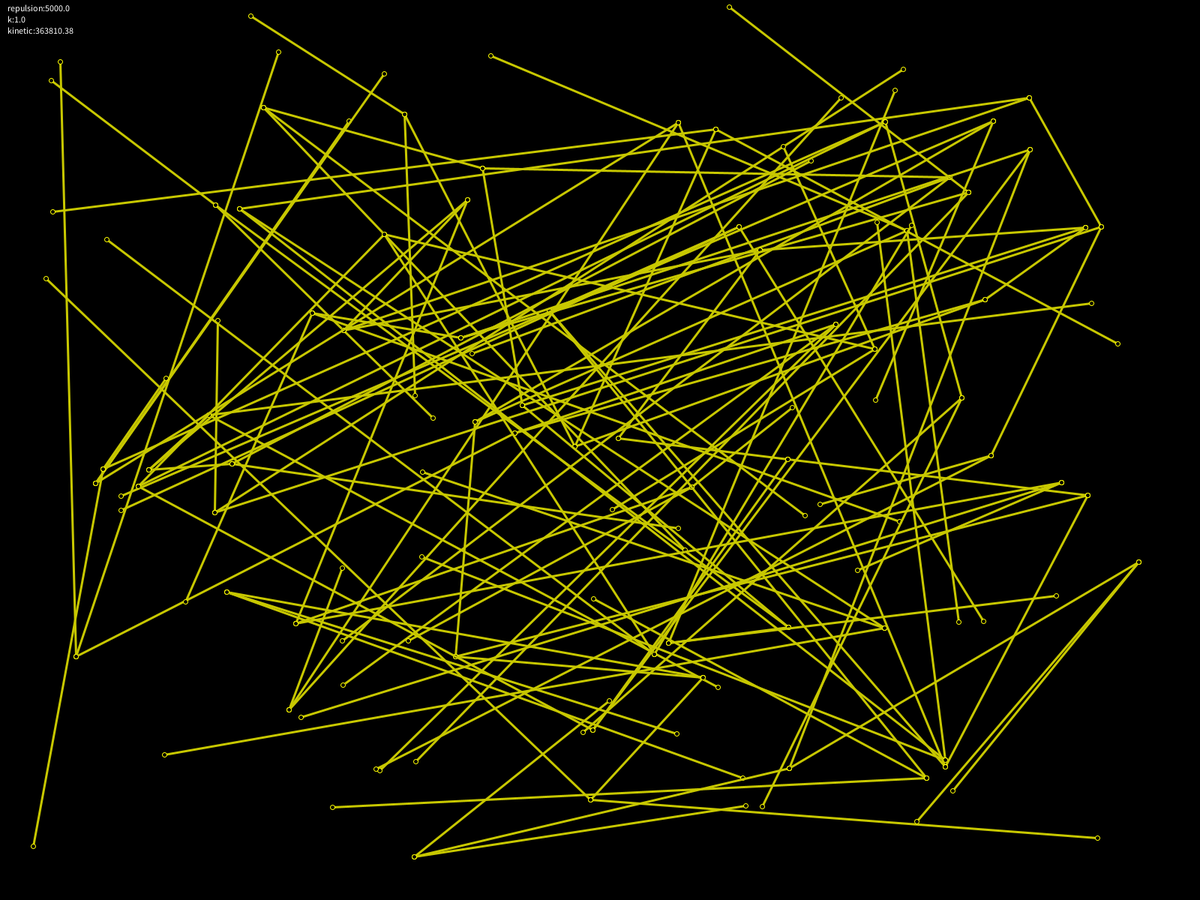
Frame 1 (no input)
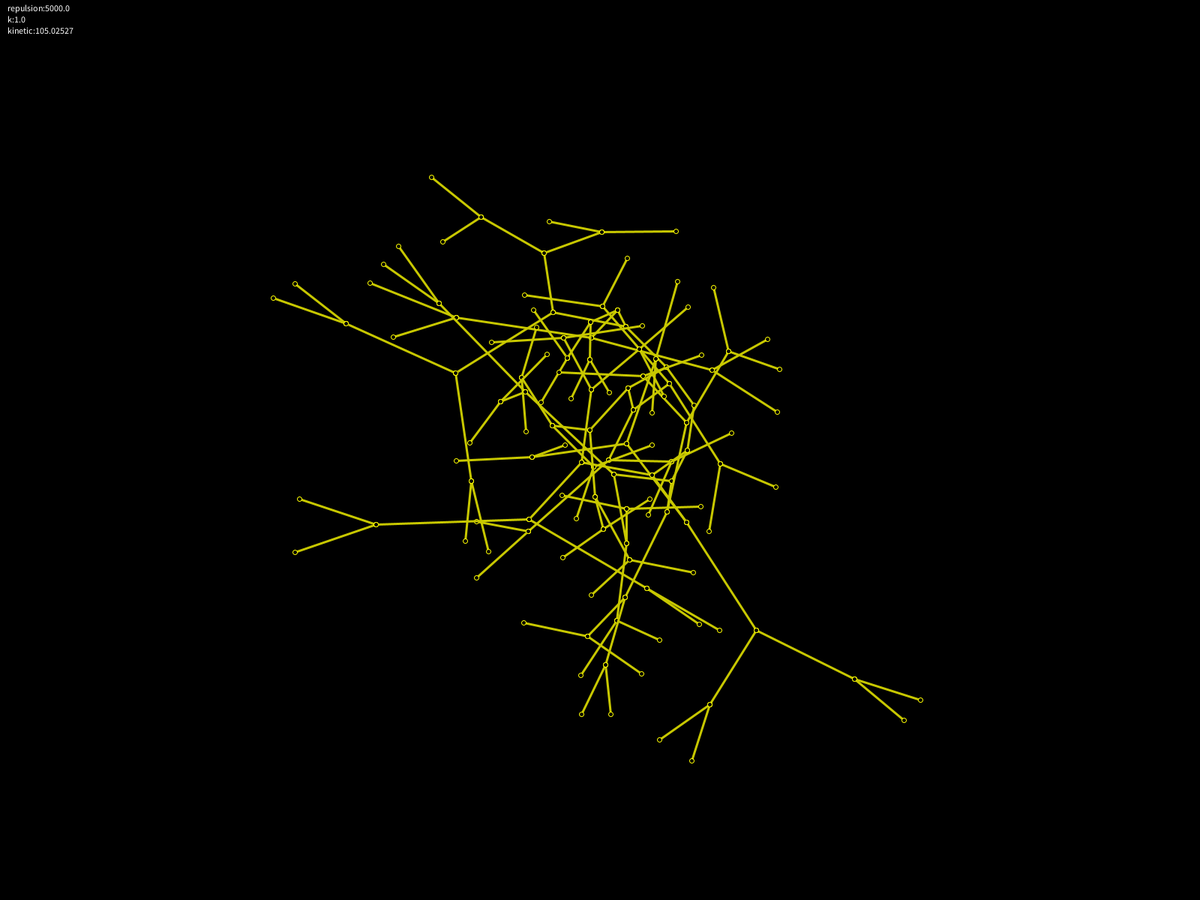
Frame 60 (the mouse pressed at the canvas centre just before this capture)
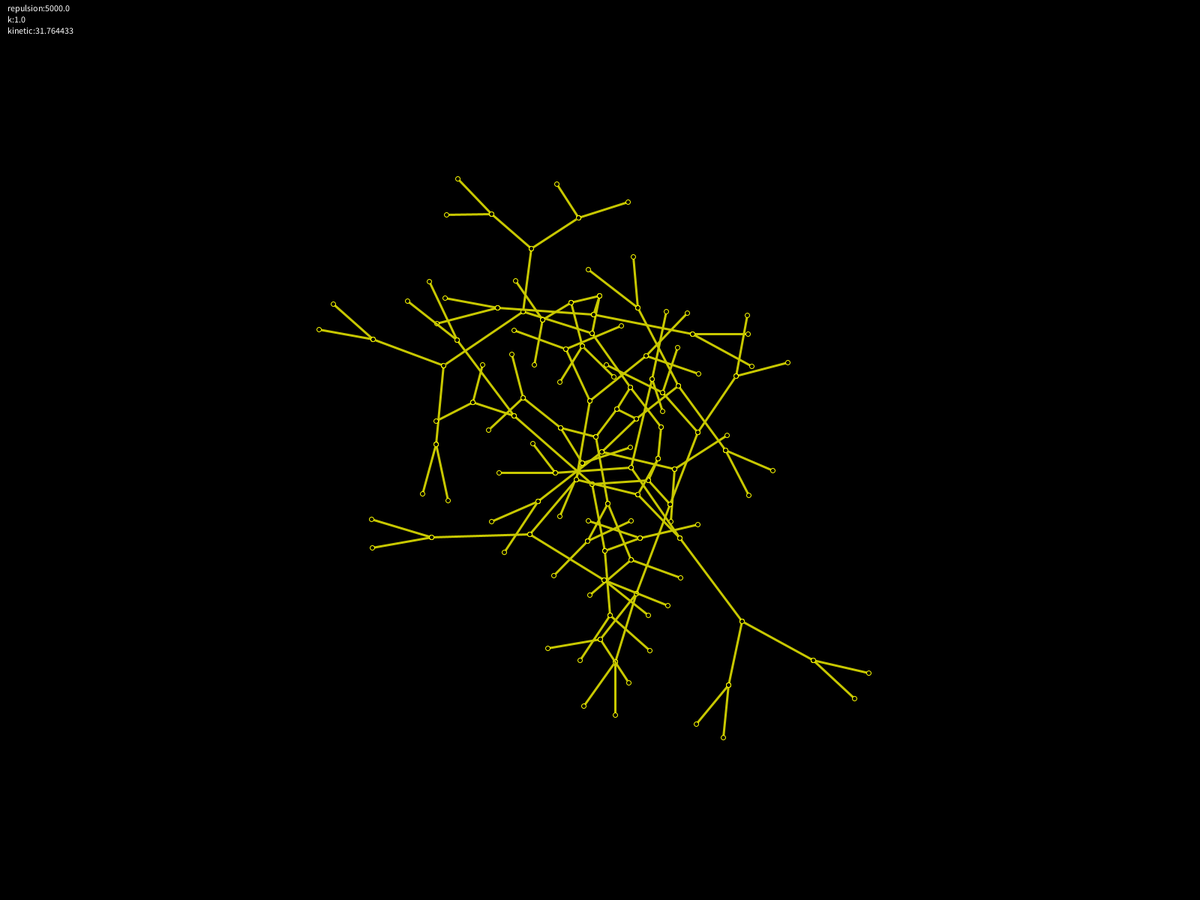
Frame 120 (the mouse held since frame 60 and released just before this capture)

The Processing sketch that drew these frames (run headless with seeded random() and noise(); from frame 60 on, the mouse is pressed at the canvas centre):

// Processing sketch: sketch_150915a_agents_network_forced
// ── sketch_150915a_agents_network_forced.pde
//http://getspringy.com
//https://en.wikipedia.org/wiki/Force-directed_graph_drawing
//https://www.youtube.com/watch?v=HQBMfozLa4Y

Agent a;

ArrayList<Link> links = new ArrayList<Link>();
ArrayList<Agent> agents = new ArrayList<Agent>();

int n = 2;
int d = 5;

float repulsion = 5000;
float mass = 1;
float k = 1;
float damping = .95f;
float springLength = 50;

Agent selectedAgent;

void setup() {
  fullScreen();

  a = createAgent(width/2, height/2);
  branch(a, n, d);
}

void draw() {
  background(0);

  if (keyPressed) {
    if (keyCode == ALT) {
      repulsion = map(mouseX, 0, width, 0, 15000);
    }

    if (keyCode == SHIFT) {
      k = map(mouseX, 0, width, 0, 3);
    }
  }

  applyCouloumbsLaw(repulsion, agents);
  applyHooksLaw(k, links);

  for (Agent a : agents) a.update();
  for (Link l : links) l.draw();

  if (selectedAgent != null) selectedAgent.loc.set(mouseX, mouseY);

  fill(255);
  text("repulsion:"+repulsion, 10, 15);
  text("k:"+k, 10, 30);
  text("kinetic:"+calcKineticEnergy(agents), 10, 45);
}

Agent createAgent(float x, float y) {
  Agent a = new Agent(x, y, mass, damping);
  agents.add(a);
  return a;
}

Link createLink(Agent a1, Agent a2, float sl) {
  Link link = new Link(a1, a2, sl, k);
  links.add(link);
  return link;
}

void branch(Agent a, int n, int d) {
  for (int i=0; i<n; i++) {
    float x = random(width);
    float y = random(height);
    Agent b = createAgent(x, y);
    Link link = createLink(a, b, springLength - d*10);

    if (d > 0) {
      branch(b, n, d-1);
    }
  }
}

void applyCouloumbsLaw(float repulsion, ArrayList<Agent> agents) {
  PVector f;
  for (Agent a : agents) {
    for (Agent b : agents) {
      if (a != b) {
        float d = a.loc.dist(b.loc);
        if(d == 0) d = 0.001;

        f = a.flee(b.loc);
        f.normalize();
        f.mult(repulsion);
        f.div(d * d);

        a.force(f);
        f.mult(-1);
        b.force(f);
      }
    }
  }
}

void applyHooksLaw(float k, ArrayList<Link> links) {
  PVector f;
  for (Link l : links) {
    f = l.a1.seek(l.a2.loc);
    float displacement = l.length - f.mag();
    f.normalize();
    f.mult(k * displacement);

    l.a2.force(f);
    f.mult(-1);
    l.a1.force(f);
  }
}

float calcKineticEnergy(ArrayList<Agent> agents) {
  float total = 0;
  for (Agent a : agents) {
    float s = a.vel.mag();
    total += 0.5 * a.mass * s * s;  
  }
  return total;
}

void mousePressed() {
  Agent nearest = null;
  float minDist = 1000000000;
  for (Agent a : agents) {
    float d = dist(mouseX, mouseY, a.loc.x, a.loc.y);
    if (d < minDist) {
      minDist = d;
      nearest = a;
    }
  }

  selectedAgent = nearest;
}

void mouseReleased() {
  selectedAgent = null;
}

void keyPressed() {
  if (keyCode == TAB) {
    for (Agent a : agents) {
      a.loc.set(
        random(width), 
        random(height)
        );
    }
  }
}
// ── Agent.pde
class Agent {
  PVector loc;
  PVector vel;
  PVector acc;
  float mass;
  float damping;
  
  Agent(float x, float y){
    this(x, y, 1, 0.9);
  }
  
  Agent(float x, float y, float mass, float damping){
    this.loc = new PVector(x, y);
    this.vel = new PVector();
    this.acc = new PVector();
    this.mass = mass;
    this.damping = damping;
  }
  
  PVector seek(PVector target){
    return PVector.sub(target, loc);
  }
  
  PVector flee(PVector target){
    return PVector.mult(seek(target), -1);
  }
  
  void force(PVector f){
    acc.add(PVector.div(f, mass));
  }
  
  public void attractGG(Agent theNode) {
    float ramp = 1;
    float strength = -.001;
    float radius = 200;
    float d = PVector.dist(this.loc, theNode.loc);
    if (d > 0) {
      float s = pow(d / radius, 1 / ramp);
      float f = s * 9 * strength * (1 / (s + 1) + ((s - 3) / 4)) / d;
      PVector df = PVector.sub(loc, theNode.loc);
      df.mult(f);

      this.force(df);

      //theNode.velocity.x += df.x;
      //theNode.velocity.y += df.y;
      //theNode.velocity.z += df.z;
    }
  }
  
  void update(){
    vel.add(acc);
    vel.mult(1 - damping);
    
    loc.add(vel);
    acc.mult(0);
  }
  
  void draw(){
    stroke(255, 255, 0);
    strokeWeight(1);
    fill(0);
    ellipseMode(CENTER);
    ellipse(loc.x, loc.y, 6, 6);
  }
}
// ── Link.pde
class Link {
  Agent a1;
  Agent a2;
  
  float length;
  float k;
  
  Link(Agent a1, Agent a2) {
    this(a1, a2, 100, 1);
  }
  
  Link(Agent a1, Agent a2, float length, float k){
    this.a1 = a1;
    this.a2 = a2;
    this.length = length;
    this.k = k;
  }
  
  //void update(){
  //  PVector force = PVector.sub(a2.loc, a1.loc);
  //  force.normalize();
  //  force.mult(length);
  
  //  force.add(a1.loc);    
  //  force.sub(a2.loc);
    
  //  force.mult(stifness);
  //  force.mult(1 - dampling);
  //  force.mult(.5);
    
  //  a2.loc.add(force);
  //  force.mult(-1);
  //  a1.loc.add(force);
  //}
  
  void draw(){
    noFill();
    stroke(200, 200, 0);
    strokeWeight(3);
    line(a1.loc.x, a1.loc.y, a2.loc.x, a2.loc.y);
    
    a1.draw();
    a2.draw();
  }
}
